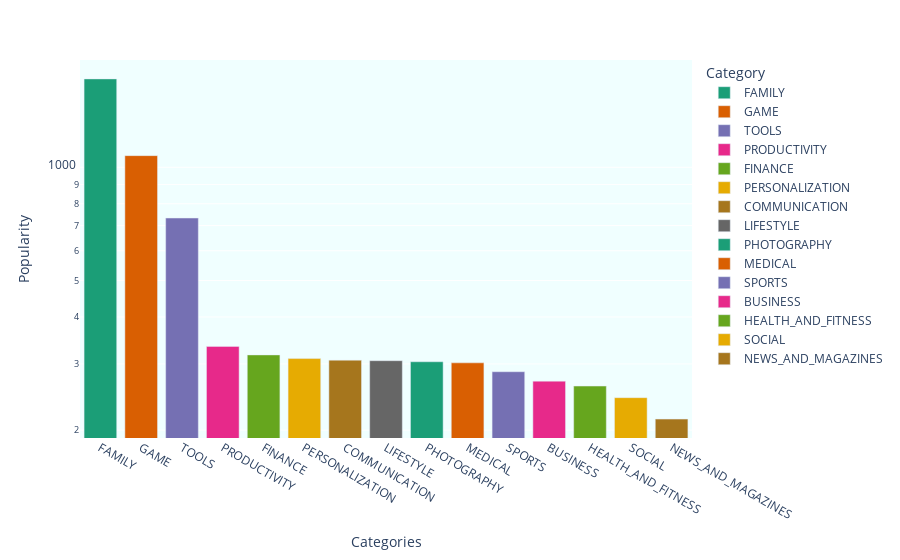

This figure's notebook cell:
### Markdown cell above
### Vertical Bar Chart - Highest Competition (Number of Apps)

### Code cell
# Setting up Coordinates:
DATA_FRAME = top_10_categories
X_COR = top_10_categories.index
Y_COR = top_10_categories.values


# Plotting the Graph:
var_bar = px.bar(
    data_frame=DATA_FRAME,
    x=X_COR,
    y=Y_COR,
    color=X_COR,
    color_discrete_sequence=px.colors.qualitative.Dark2,
)

# Setting up labels:
X_LABEL = "Categories"
Y_LABEL = "Popularity"

# Styling The Graph:
var_bar.update_layout(
    plot_bgcolor="azure",
    xaxis_title=X_LABEL,
    yaxis_title=Y_LABEL,
    yaxis=dict(type="log"),
)


var_bar.show()

### Figure 1 — Plotly figure (JSON) as saved in the notebook; plotly's stock layout.template omitted (floating-point values rounded to 4 significant figures)
{"data": [{"alignmentgroup": "True", "hovertemplate": "Category=%{x}<br>y=%{y}<extra></extra>", "legendgroup": "FAMILY", "marker": {"color": "rgb(27,158,119)", "pattern": {"shape": ""}}, "name": "FAMILY", "offsetgroup": "FAMILY", "orientation": "v", "showlegend": true, "textposition": "auto", "type": "bar", "x": ["FAMILY"], "xaxis": "x", "y": [1718], "yaxis": "y"}, {"alignmentgroup": "True", "hovertemplate": "Category=%{x}<br>y=%{y}<extra></extra>", "legendgroup": "GAME", "marker": {"color": "rgb(217,95,2)", "pattern": {"shape": ""}}, "name": "GAME", "offsetgroup": "GAME", "orientation": "v", "showlegend": true, "textposition": "auto", "type": "bar", "x": ["GAME"], "xaxis": "x", "y": [1074], "yaxis": "y"}, {"alignmentgroup": "True", "hovertemplate": "Category=%{x}<br>y=%{y}<extra></extra>", "legendgroup": "TOOLS", "marker": {"color": "rgb(117,112,179)", "pattern": {"shape": ""}}, "name": "TOOLS", "offsetgroup": "TOOLS", "orientation": "v", "showlegend": true, "textposition": "auto", "type": "bar", "x": ["TOOLS"], "xaxis": "x", "y": [733], "yaxis": "y"}, {"alignmentgroup": "True", "hovertemplate": "Category=%{x}<br>y=%{y}<extra></extra>", "legendgroup": "PRODUCTIVITY", "marker": {"color": "rgb(231,41,138)", "pattern": {"shape": ""}}, "name": "PRODUCTIVITY", "offsetgroup": "PRODUCTIVITY", "orientation": "v", "showlegend": true, "textposition": "auto", "type": "bar", "x": ["PRODUCTIVITY"], "xaxis": "x", "y": [334], "yaxis": "y"}, {"alignmentgroup": "True", "hovertemplate": "Category=%{x}<br>y=%{y}<extra></extra>", "legendgroup": "FINANCE", "marker": {"color": "rgb(102,166,30)", "pattern": {"shape": ""}}, "name": "FINANCE", "offsetgroup": "FINANCE", "orientation": "v", "showlegend": true, "textposition": "auto", "type": "bar", "x": ["FINANCE"], "xaxis": "x", "y": [317], "yaxis": "y"}, {"alignmentgroup": "True", "hovertemplate": "Category=%{x}<br>y=%{y}<extra></extra>", "legendgroup": "PERSONALIZATION", "marker": {"color": "rgb(230,171,2)", "pattern": {"shape": ""}}, "name": "PERSONALIZATION", "offsetgroup": "PERSONALIZATION", "orientation": "v", "showlegend": true, "textposition": "auto", "type": "bar", "x": ["PERSONALIZATION"], "xaxis": "x", "y": [310], "yaxis": "y"}, {"alignmentgroup": "True", "hovertemplate": "Category=%{x}<br>y=%{y}<extra></extra>", "legendgroup": "COMMUNICATION", "marker": {"color": "rgb(166,118,29)", "pattern": {"shape": ""}}, "name": "COMMUNICATION", "offsetgroup": "COMMUNICATION", "orientation": "v", "showlegend": true, "textposition": "auto", "type": "bar", "x": ["COMMUNICATION"], "xaxis": "x", "y": [307], "yaxis": "y"}, {"alignmentgroup": "True", "hovertemplate": "Category=%{x}<br>y=%{y}<extra></extra>", "legendgroup": "LIFESTYLE", "marker": {"color": "rgb(102,102,102)", "pattern": {"shape": ""}}, "name": "LIFESTYLE", "offsetgroup": "LIFESTYLE", "orientation": "v", "showlegend": true, "textposition": "auto", "type": "bar", "x": ["LIFESTYLE"], "xaxis": "x", "y": [306], "yaxis": "y"}, {"alignmentgroup": "True", "hovertemplate": "Category=%{x}<br>y=%{y}<extra></extra>", "legendgroup": "PHOTOGRAPHY", "marker": {"color": "rgb(27,158,119)", "pattern": {"shape": ""}}, "name": "PHOTOGRAPHY", "offsetgroup": "PHOTOGRAPHY", "orientation": "v", "showlegend": true, "textposition": "auto", "type": "bar", "x": ["PHOTOGRAPHY"], "xaxis": "x", "y": [304], "yaxis": "y"}, {"alignmentgroup": "True", "hovertemplate": "Category=%{x}<br>y=%{y}<extra></extra>", "legendgroup": "MEDICAL", "marker": {"color": "rgb(217,95,2)", "pattern": {"shape": ""}}, "name": "MEDICAL", "offsetgroup": "MEDICAL", "orientation": "v", "showlegend": true, "textposition": "auto", "type": "bar", "x": ["MEDICAL"], "xaxis": "x", "y": [302], "yaxis": "y"}, {"alignmentgroup": "True", "hovertemplate": "Category=%{x}<br>y=%{y}<extra></extra>", "legendgroup": "SPORTS", "marker": {"color": "rgb(117,112,179)", "pattern": {"shape": ""}}, "name": "SPORTS", "offsetgroup": "SPORTS", "orientation": "v", "showlegend": true, "textposition": "auto", "type": "bar", "x": ["SPORTS"], "xaxis": "x", "y": [286], "yaxis": "y"}, {"alignmentgroup": "True", "hovertemplate": "Category=%{x}<br>y=%{y}<extra></extra>", "legendgroup": "BUSINESS", "marker": {"color": "rgb(231,41,138)", "pattern": {"shape": ""}}, "name": "BUSINESS", "offsetgroup": "BUSINESS", "orientation": "v", "showlegend": true, "textposition": "auto", "type": "bar", "x": ["BUSINESS"], "xaxis": "x", "y": [270], "yaxis": "y"}, {"alignmentgroup": "True", "hovertemplate": "Category=%{x}<br>y=%{y}<extra></extra>", "legendgroup": "HEALTH_AND_FITNESS", "marker": {"color": "rgb(102,166,30)", "pattern": {"shape": ""}}, "name": "HEALTH_AND_FITNESS", "offsetgroup": "HEALTH_AND_FITNESS", "orientation": "v", "showlegend": true, "textposition": "auto", "type": "bar", "x": ["HEALTH_AND_FITNESS"], "xaxis": "x", "y": [262], "yaxis": "y"}, {"alignmentgroup": "True", "hovertemplate": "Category=%{x}<br>y=%{y}<extra></extra>", "legendgroup": "SOCIAL", "marker": {"color": "rgb(230,171,2)", "pattern": {"shape": ""}}, "name": "SOCIAL", "offsetgroup": "SOCIAL", "orientation": "v", "showlegend": true, "textposition": "auto", "type": "bar", "x": ["SOCIAL"], "xaxis": "x", "y": [244], "yaxis": "y"}, {"alignmentgroup": "True", "hovertemplate": "Category=%{x}<br>y=%{y}<extra></extra>", "legendgroup": "NEWS_AND_MAGAZINES", "marker": {"color": "rgb(166,118,29)", "pattern": {"shape": ""}}, "name": "NEWS_AND_MAGAZINES", "offsetgroup": "NEWS_AND_MAGAZINES", "orientation": "v", "showlegend": true, "textposition": "auto", "type": "bar", "x": ["NEWS_AND_MAGAZINES"], "xaxis": "x", "y": [214], "yaxis": "y"}], "layout": {"barmode": "relative", "legend": {"title": {"text": "Category"}, "tracegroupgap": 0}, "margin": {"t": 60}, "plot_bgcolor": "azure", "xaxis": {"anchor": "y", "categoryarray": ["FAMILY", "GAME", "TOOLS", "PRODUCTIVITY", "FINANCE", "PERSONALIZATION", "COMMUNICATION", "LIFESTYLE", "PHOTOGRAPHY", "MEDICAL", "SPORTS", "BUSINESS", "HEALTH_AND_FITNESS", "SOCIAL", "NEWS_AND_MAGAZINES"], "categoryorder": "array", "domain": [0, 1], "title": {"text": "Categories"}}, "yaxis": {"anchor": "x", "domain": [0, 1], "title": {"text": "Popularity"}, "type": "log"}}}
